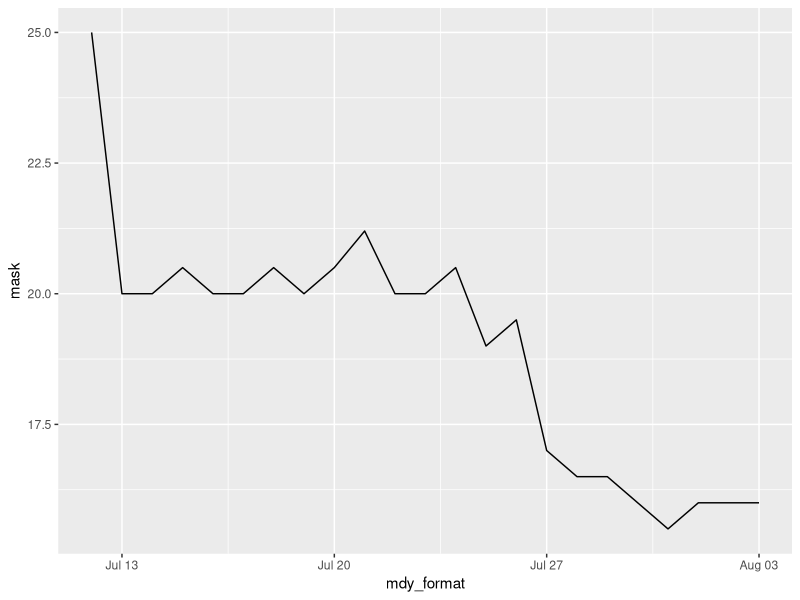

The R source for this figure:
## ---- chunk 1
library(tidyverse) 
library(lubridate)
## ---- chunk 2
df <- tribble(
  ~date, ~mask, ~nomask,
  "7/12/2020", 25, 9,
  "7/13/2020", 20, 9,
  "7/14/2020", 20, 9,
  "7/15/2020", 20.5,10,
  "7/16/2020", 20,10,
  "7/17/2020", 20, 9.5,
  "7/18/2020", 20.5, 9.5,
  "7/19/2020", 20, 9,
  "7/20/2020", 20.5,8.5,
  "7/21/2020", 21.2, 8.5,
  "7/22/2020", 20,8.5,
  "7/23/2020", 20, 8.5,
  "7/24/2020", 20.5,10,
  "7/25/2020", 19,10,
  "7/26/2020", 19.5,10,
  "7/27/2020", 17, 9.5,
  "7/28/2020", 16.5, 9.5,
  "7/29/2020", 16.5,9.5,
  "7/30/2020", 16, 10,
  "7/31/2020", 15.5,9,
  "8/1/2020", 16,9,
  "8/2/2020", 16,9,
  "8/3/2020", 16,9,)
## ---- chunk 3
df %>%
  mutate(
    mdy_format = mdy(date)
  ) %>%

  ggplot(mapping = aes(x = mdy_format, y = mask)) +
  geom_line()
